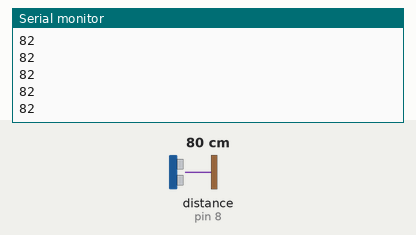
Bench run of a sketch on a simulated Arduino Uno, built with avr-gcc and run on an emulated ATmega328P. Parts: the last lines printed to the serial monitor. Wiring (inferred from the names in the program): ultrasonic range finder: trigger pin 8; echo pin 8. The test bench sets the inputs (shaded band); at power-on: distance to the obstacle (sensor on pin 8) 80 cm. The echo pulse lasts 58.3 µs per cm.

Above: at 1.2 s.
1.3 s: distance to the obstacle (sensor on pin 8) set to 2 cm
At 1.8 s:
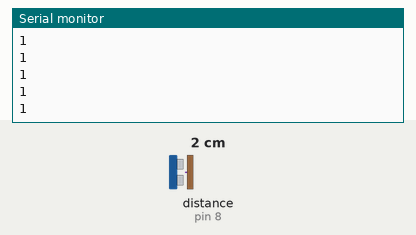
2.8 s: distance to the obstacle (sensor on pin 8) set to 4 cm
At 3.3 s:
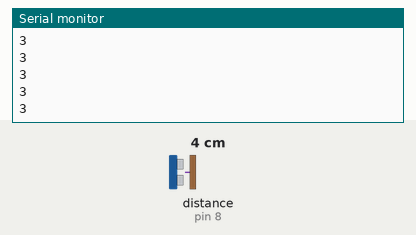
Timing chart, 0 to 5.8 s (numbered marks = the images above; inputs shaded):
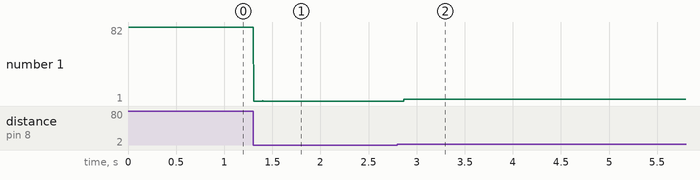

Measured:
- after the input at 1.3 s, the serial monitor: prints a new line at once (image 1)
- after the input at 2.8 s, the serial monitor: prints a new line after 0.07 s (image 2)
- plotted number 1: 82 → 1 after the input at 1.3 s, 1 → 3 after the input at 2.8 s

The sketch:

TestUltrasonic.ino
```cpp
#define ULTRASONIC_PIN 8
#define BAUD 9600

/* --- Setup --- */
void setup() {
  Serial.begin(BAUD);
}

/* --- Loop --- */
void loop() {
  Serial.println(ping());
}

/* --- Ping --- */
// Ping for distance to closest object
long ping() {
  long centimeters;
  pinMode(ULTRASONIC_PIN, OUTPUT);
  digitalWrite(ULTRASONIC_PIN, LOW);
  delayMicroseconds(2);
  digitalWrite(ULTRASONIC_PIN, HIGH);
  delayMicroseconds(5);
  digitalWrite(ULTRASONIC_PIN, LOW);
  pinMode(ULTRASONIC_PIN, INPUT);
  centimeters = pulseIn(ULTRASONIC_PIN, HIGH) / 28 / 2;
  return centimeters;
}
```
